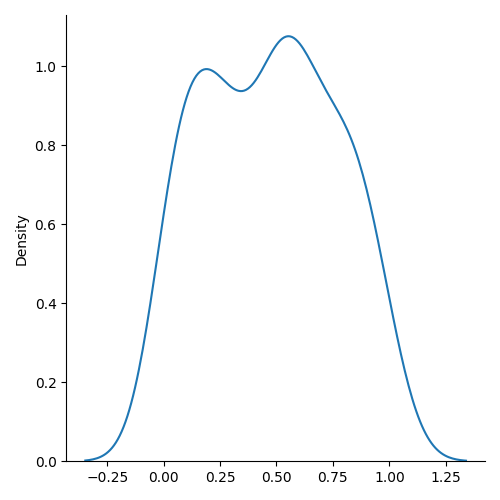

Generate this figure with Python:
# used to describe probability where every event has equal chances of occuring EG generation of random numbers
# low-lower bound-default 0.0
# high- upper bound -default 1.0
# size- The shape of the returned array
# Create a 2*3 uniform distribution sample
from numpy import random
x=random.uniform(size=(2,3))
print(x)
# Visualization of Uniform Distribution
from numpy import random
import matplotlib.pyplot as plt
import seaborn as sns
sns.displot(random.uniform(size=100), kind="kde")
plt.show()
